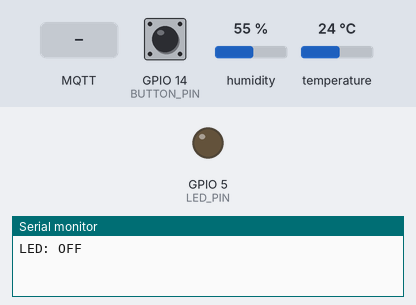
Bench run of a sketch on a simulated ESP8266 (NodeMCU). Parts: output pins drawn as LEDs (lit = HIGH), the last lines printed to the serial monitor. The test bench sets the inputs (shaded band); at power-on: GPIO 14 (BUTTON_PIN) HIGH, humidity 55 %, temperature 24 °C. WiFi joins after 1.5 s; servers stay silent unless stated; no MQTT or app messages arrive unless stated.

Above: at 1.2 s.
1.3 s: GPIO 14 (BUTTON_PIN) pulled LOW for 0.15 s
At 2.2 s:
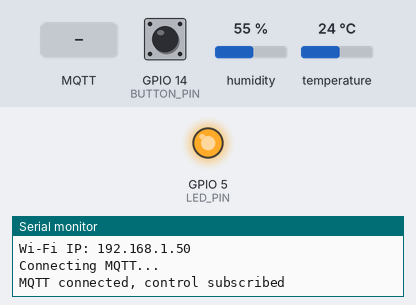
6.5 s: MQTT message "OFF" arrives on the first subscribed topic
At 7.2 s:
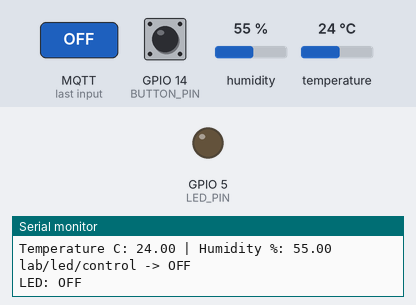
8.0 s: GPIO 14 (BUTTON_PIN) pulled LOW for 1 s
At 8.5 s:
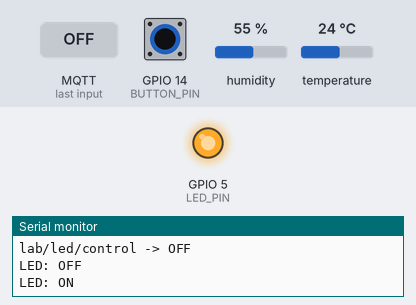
10.5 s: GPIO 14 (BUTTON_PIN) pulled LOW for 3.2 s
At 11.8 s:
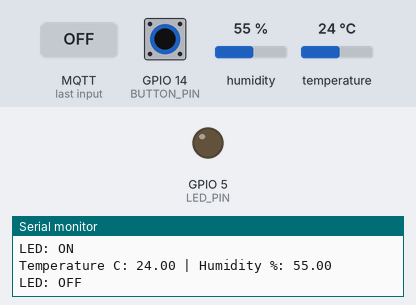
Timing chart, 0 to 13.5 s (numbered marks = the images above; inputs shaded):
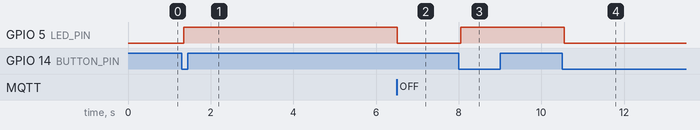

Measured:
- after the input at 1.3 s, GPIO 5 (LED_PIN): LOW → HIGH after 0.05 s
- after the input at 6.5 s, GPIO 5 (LED_PIN): HIGH → LOW at once
- after the input at 8.0 s, GPIO 5 (LED_PIN): LOW → HIGH after 0.05 s
- after the input at 10.5 s, GPIO 5 (LED_PIN): HIGH → LOW after 0.05 s

The sketch:

esp8266_iot_lab.ino
```cpp
/* IoT lab example: NodeMCU ESP8266 + DHT11 + external LED + button.
   Install MQTT by Joel Gaehwiler, DHT sensor library by Adafruit,
   and Adafruit Unified Sensor. Select the actual ESP8266 board.
   Set credentials below. This sketch has NOT been hardware-tested.
   D1=GPIO5 LED (active HIGH), D2=GPIO4 DHT DATA, D5=GPIO14 button.
   If the actual sensor is DHT22, change DHTTYPE. Other sensors need
   their own library and read code. All IO signals must be 3.3V.
*/
#include <ESP8266WiFi.h>
#include <WiFiClientSecure.h>
#include <MQTTClient.h>
#include <DHT.h>

const char* WIFI_SSID = "YOUR_WIFI_SSID";
const char* WIFI_PASSWORD = "YOUR_WIFI_PASSWORD";
const char* MQTT_HOST = "YOUR_CLUSTER.s1.eu.hivemq.cloud";
const int MQTT_PORT = 8883;
const char* MQTT_USERNAME = "YOUR_MQTT_USERNAME";
const char* MQTT_PASSWORD = "YOUR_MQTT_PASSWORD";

// Use the same topics in React. Add your student ID if sharing a broker.
const char* TOPIC_TEMP = "lab/sensor/temp";
const char* TOPIC_HUMIDITY = "lab/sensor/humidity";
const char* TOPIC_STATUS = "lab/led/status";
const char* TOPIC_CONTROL = "lab/led/control";

const uint8_t LED_PIN = 5;      // NodeMCU D1 (external LED)
const uint8_t DHT_PIN = 4;      // NodeMCU D2
const uint8_t BUTTON_PIN = 14;  // NodeMCU D5, button to GND
const bool LED_ACTIVE_LOW = false;
#define DHTTYPE DHT11

WiFiClientSecure networkClient;
MQTTClient mqtt(256);
DHT dht(DHT_PIN, DHTTYPE);
String clientId;
bool ledOn = false;
bool statusPending = true;
bool previousRawButton = HIGH;
bool stableButton = HIGH;
bool wifiWasConnected = false;
unsigned long buttonChangedAt = 0;
unsigned long lastSensorAt = 0;
unsigned long lastWifiAttemptAt = 0;
unsigned long lastMqttAttemptAt = 0;
const unsigned long SENSOR_INTERVAL = 5000;
const unsigned long DEBOUNCE_MS = 40;

void setLed(bool on) {
  ledOn = on;
  digitalWrite(LED_PIN, (on != LED_ACTIVE_LOW) ? HIGH : LOW);
  statusPending = true;
  Serial.print("LED: ");
  Serial.println(on ? "ON" : "OFF");
}

void messageHandler(String &topic, String &payload) {
  Serial.println(topic + " -> " + payload);
  if (topic != TOPIC_CONTROL) return;
  if (payload == "ON") setLed(true);
  else if (payload == "OFF") setLed(false);
  // Publish later in loop(), not inside this callback.
}

void readButton() {
  bool raw = digitalRead(BUTTON_PIN);
  unsigned long now = millis();
  if (raw != previousRawButton) {
    previousRawButton = raw;
    buttonChangedAt = now;
  }
  if (now - buttonChangedAt >= DEBOUNCE_MS && raw != stableButton) {
    stableButton = raw;
    if (stableButton == LOW) setLed(!ledOn);
  }
}

void maintainConnections() {
  unsigned long now = millis();
  if (WiFi.status() != WL_CONNECTED) {
    if (wifiWasConnected) {
      wifiWasConnected = false;
      networkClient.stop();
      Serial.println("Wi-Fi lost");
    }
    if (now - lastWifiAttemptAt >= 10000UL) {
      lastWifiAttemptAt = now;
      WiFi.begin(WIFI_SSID, WIFI_PASSWORD);
      Serial.println("Retrying Wi-Fi...");
    }
    return;
  }
  if (!wifiWasConnected) {
    wifiWasConnected = true;
    Serial.print("Wi-Fi IP: ");
    Serial.println(WiFi.localIP());
    lastMqttAttemptAt = now - 5000UL;
  }
  if (mqtt.connected() || now - lastMqttAttemptAt < 5000UL) return;
  lastMqttAttemptAt = now;
  Serial.println("Connecting MQTT...");
  // connect() is synchronous: an individual connection attempt may pause
  // button polling. The retry interval avoids an endless retry while-loop.
  if (mqtt.connect(clientId.c_str(), MQTT_USERNAME, MQTT_PASSWORD)) {
    if (!mqtt.subscribe(TOPIC_CONTROL)) {
      Serial.println("Subscribe failed; check permissions");
      mqtt.disconnect();
      return;
    }
    statusPending = true;
    Serial.println("MQTT connected, control subscribed");
  } else {
    Serial.print("MQTT failed, error: ");
    Serial.println(mqtt.lastError());
  }
}

void publishSensors() {
  float humidity = dht.readHumidity();
  float temperature = dht.readTemperature();
  if (isnan(humidity) || isnan(temperature)) {
    Serial.println("DHT read failed: check type, DATA pin and wiring");
    return;
  }
  Serial.print("Temperature C: "); Serial.print(temperature);
  Serial.print(" | Humidity %: "); Serial.println(humidity);
  if (mqtt.connected()) {
    bool tempSent = mqtt.publish(TOPIC_TEMP, String(temperature, 1));
    bool humiditySent = mqtt.publish(TOPIC_HUMIDITY, String(humidity, 1));
    if (!tempSent || !humiditySent) Serial.println("Sensor publish failed");
  }
}

void setup() {
  Serial.begin(115200);
  digitalWrite(LED_PIN, LED_ACTIVE_LOW ? HIGH : LOW);
  pinMode(LED_PIN, OUTPUT);
  pinMode(BUTTON_PIN, INPUT_PULLUP);
  previousRawButton = stableButton = digitalRead(BUTTON_PIN);
  dht.begin();
  setLed(false);
  clientId = "esp8266_" + String(ESP.getChipId(), HEX);
  WiFi.mode(WIFI_STA);
  WiFi.begin(WIFI_SSID, WIFI_PASSWORD);
  lastWifiAttemptAt = millis();
  // Classroom shortcut matching the slides: encrypted transport but no
  // server certificate authentication. For production use a trusted CA.
  networkClient.setInsecure();
  mqtt.begin(MQTT_HOST, MQTT_PORT, networkClient);
  mqtt.onMessage(messageHandler);
}

void loop() {
  readButton();
  maintainConnections();
  if (mqtt.connected()) mqtt.loop();
  readButton();
  if (mqtt.connected() && statusPending) {
    if (mqtt.publish(TOPIC_STATUS, ledOn ? "ON" : "OFF", true, 0)) {
      statusPending = false;
    }
  }
  unsigned long now = millis();
  if (now - lastSensorAt >= SENSOR_INTERVAL) {
    lastSensorAt = now;
    publishSensors();
  }
  delay(10); // Briefly yield; do not use delay(5000) for sensor timing.
}
```
